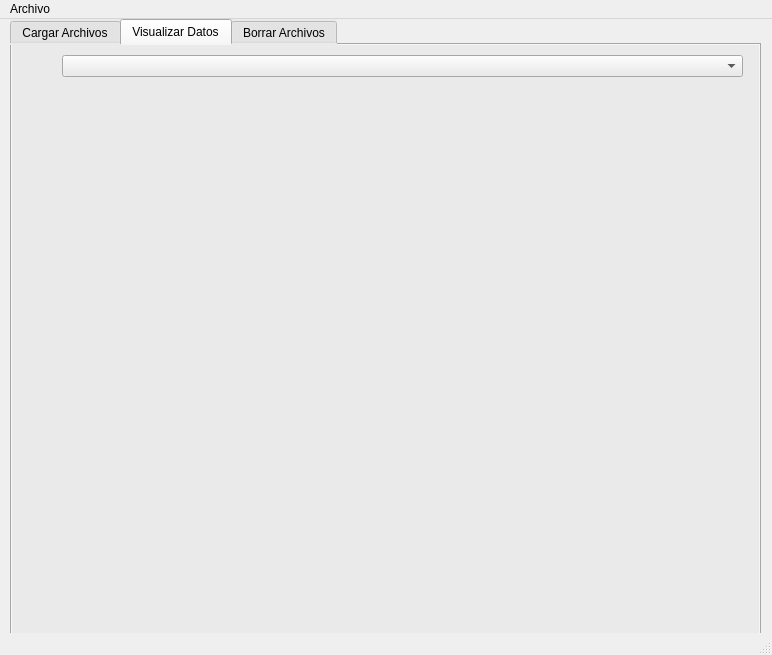
<?xml version="1.0" encoding="UTF-8"?>
<ui version="4.0">
 <class>MainWindow</class>
 <widget class="QMainWindow" name="MainWindow">
  <property name="geometry">
   <rect>
    <x>0</x>
    <y>0</y>
    <width>772</width>
    <height>655</height>
   </rect>
  </property>
  <property name="windowTitle">
   <string>MainWindow</string>
  </property>
  <widget class="QWidget" name="centralwidget">
   <widget class="QTabWidget" name="tabWidget">
    <property name="geometry">
     <rect>
      <x>10</x>
      <y>0</y>
      <width>751</width>
      <height>631</height>
     </rect>
    </property>
    <property name="styleSheet">
     <string notr="true">background-color: rgb(234, 234, 234);</string>
    </property>
    <property name="currentIndex">
     <number>1</number>
    </property>
    <widget class="QWidget" name="tab">
     <attribute name="title">
      <string>Cargar Archivos</string>
     </attribute>
     <widget class="QPushButton" name="pushButton">
      <property name="geometry">
       <rect>
        <x>10</x>
        <y>10</y>
        <width>75</width>
        <height>23</height>
       </rect>
      </property>
      <property name="text">
       <string>Cargar</string>
      </property>
     </widget>
    </widget>
    <widget class="QWidget" name="tab_2">
     <attribute name="title">
      <string>Visualizar Datos</string>
     </attribute>
     <widget class="QComboBox" name="comboBox">
      <property name="geometry">
       <rect>
        <x>50</x>
        <y>10</y>
        <width>681</width>
        <height>22</height>
       </rect>
      </property>
      <property name="currentText">
       <string/>
      </property>
     </widget>
     <widget class="QLabel" name="label">
      <property name="geometry">
       <rect>
        <x>50</x>
        <y>40</y>
        <width>671</width>
        <height>511</height>
       </rect>
      </property>
      <property name="text">
       <string/>
      </property>
     </widget>
    </widget>
    <widget class="QWidget" name="tab_3">
     <attribute name="title">
      <string>Borrar Archivos</string>
     </attribute>
     <widget class="QPushButton" name="pushButton_2">
      <property name="geometry">
       <rect>
        <x>0</x>
        <y>10</y>
        <width>101</width>
        <height>24</height>
       </rect>
      </property>
      <property name="text">
       <string>Borrar Archivos</string>
      </property>
     </widget>
    </widget>
   </widget>
  </widget>
  <widget class="QStatusBar" name="statusbar"/>
  <widget class="QMenuBar" name="menubar">
   <property name="geometry">
    <rect>
     <x>0</x>
     <y>0</y>
     <width>772</width>
     <height>22</height>
    </rect>
   </property>
   <widget class="QMenu" name="menuArchivo">
    <property name="title">
     <string>Archivo</string>
    </property>
   </widget>
   <addaction name="menuArchivo"/>
  </widget>
  <action name="actionCargar">
   <property name="text">
    <string>Cargar</string>
   </property>
  </action>
  <action name="actionVisualizar">
   <property name="text">
    <string>Visualizar</string>
   </property>
  </action>
  <action name="actionCerrar">
   <property name="text">
    <string>Cerrar</string>
   </property>
  </action>
 </widget>
 <resources/>
 <connections/>
</ui>
